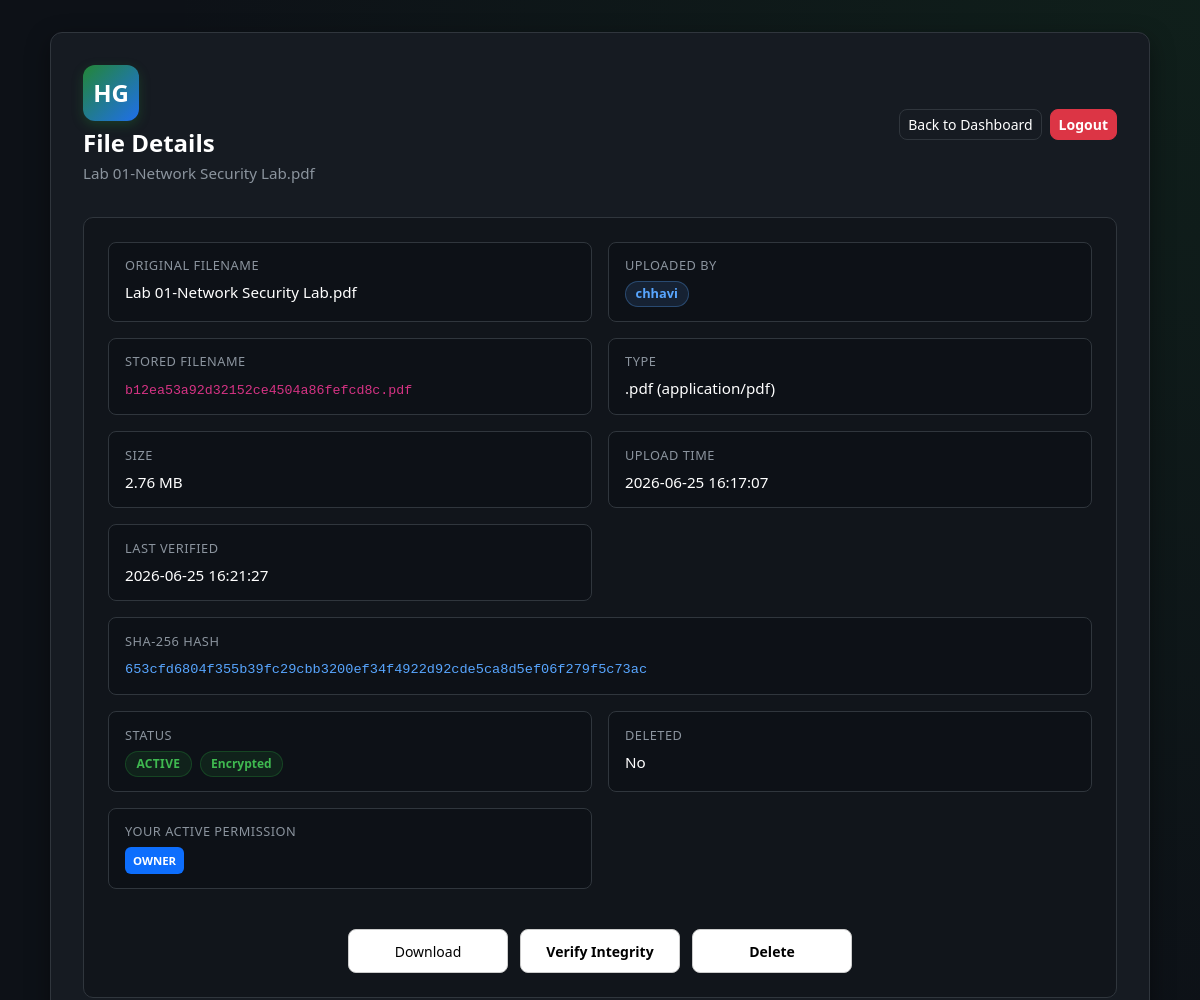
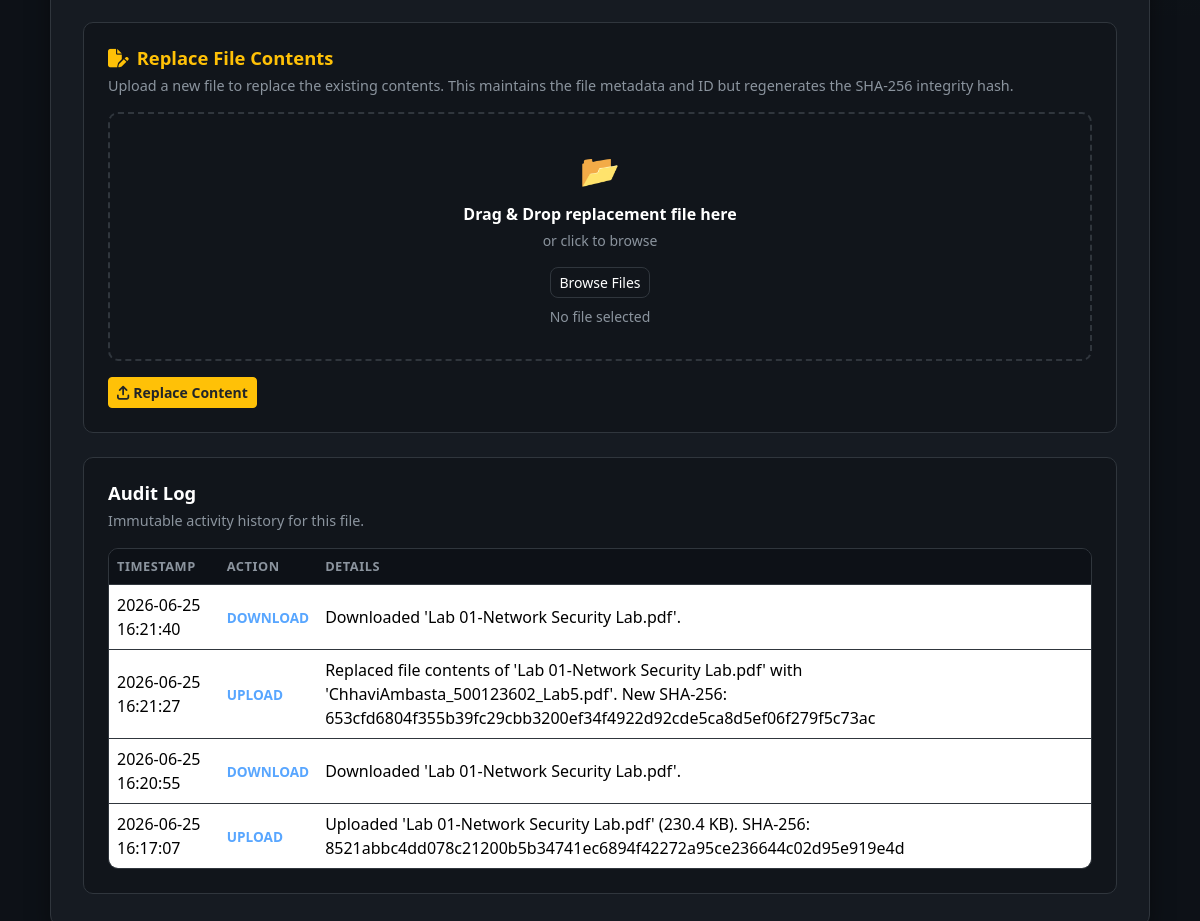
/files/26 (signed in), run on the app's committed database (2 pictures, top to bottom).
### tables this page shows
CREATE TABLE files (
    id INTEGER PRIMARY KEY AUTOINCREMENT,
    owner_id INTEGER NOT NULL,
    original_filename TEXT NOT NULL,
    stored_filename TEXT NOT NULL,
    file_extension TEXT NOT NULL,
    file_size INTEGER NOT NULL,
    mime_type TEXT NOT NULL,
    sha256_hash TEXT NOT NULL,
    upload_time TIMESTAMP DEFAULT CURRENT_TIMESTAMP,
    last_verified TIMESTAMP,
    status TEXT NOT NULL DEFAULT 'ACTIVE',
    is_deleted INTEGER NOT NULL DEFAULT 0, content_hash TEXT,
    FOREIGN KEY (owner_id) REFERENCES users(id)
);

CREATE TABLE users (
    id INTEGER PRIMARY KEY AUTOINCREMENT,
    username TEXT NOT NULL UNIQUE,
    email TEXT NOT NULL UNIQUE,
    password_hash TEXT NOT NULL,
    created_at TIMESTAMP DEFAULT CURRENT_TIMESTAMP
, security_question TEXT NOT NULL DEFAULT 'q1', security_answer_hash TEXT NOT NULL DEFAULT '', email_verified INTEGER NOT NULL DEFAULT 0, last_login TIMESTAMP, account_status TEXT NOT NULL DEFAULT 'ACTIVE', failed_attempts INTEGER NOT NULL DEFAULT 0, locked_until TIMESTAMP);

CREATE TABLE file_audit_logs (
    id INTEGER PRIMARY KEY AUTOINCREMENT,
    file_id INTEGER,
    user_id INTEGER NOT NULL,
    action TEXT NOT NULL,
    timestamp TIMESTAMP DEFAULT CURRENT_TIMESTAMP,
    details TEXT,
    FOREIGN KEY (file_id) REFERENCES files(id),
    FOREIGN KEY (user_id) REFERENCES users(id)
);

### file_routes.py (the view)
    @files_bp.route("/files/<int:file_id>")
    @login_required
    def file_details(file_id):
        conn = get_db_connection()
        try:
            file_record = get_file_by_id(conn, file_id, include_deleted=True)
            if not file_record:
                flash("File not found.", "danger")
                return redirect(url_for("dashboard"))
            if not has_read_permission(conn, file_id, current_user_id()):
                flash("You do not have permission to view this file's details. Request access first.", "warning")
                return redirect(url_for("dashboard"))
            file_record, audit_logs = get_file_audit_logs(conn, file_id)
            role = get_user_file_permission(conn, file_id, current_user_id())
            can_write = has_write_permission(conn, file_id, current_user_id())
        finally:
            conn.close()
        return render_template(
            "file_details.html",
            username=session.get("username"),
            file_record=file_record,
            audit_logs=audit_logs,
            formatted_size=format_file_size(file_record["file_size"]),
            truncated_hash=truncate_hash(file_record["sha256_hash"]),
            is_owner=is_file_owner(file_record, current_user_id()),
            role=role,
            can_write=can_write,
        )

### app.py (called while the page is built)
def get_db_connection():
    conn = sqlite3.connect(DATABASE_PATH)
    conn.row_factory = sqlite3.Row
    return conn

def utc_now():
    return datetime.utcnow()

def login_required(view_func):
    @wraps(view_func)
    def wrapped_view(*args, **kwargs):
        if "user_id" not in session:
            flash("Please log in to access the dashboard.", "warning")
            return redirect(url_for("login"))
        last_activity = session.get("last_activity")
        if last_activity and (utc_now().timestamp() - last_activity) > SESSION_TIMEOUT_SECONDS:
            session.clear()
            flash("Your session has expired due to inactivity. Please log in again.", "warning")
            return redirect(url_for("login"))
        session["last_activity"] = utc_now().timestamp()
        return view_func(*args, **kwargs)
    return wrapped_view

@app.context_processor
def inject_notifications():
    if "user_id" in session:
        conn = get_db_connection()
        try:
            notifications_list = conn.execute(
                """
                SELECT * FROM notifications
                WHERE user_id = ?
                ORDER BY created_at DESC
                LIMIT 8
                """,
                (session["user_id"],),
            ).fetchall()
            unread_count = conn.execute(
                "SELECT COUNT(*) FROM notifications WHERE user_id = ? AND is_read = 0",
                (session["user_id"],),
            ).fetchone()[0]
        finally:
            conn.close()
        return {
            "notifications": notifications_list,
            "unread_notifications_count": unread_count,
        }
    return {
        "notifications": [],
        "unread_notifications_count": 0,
    }

### file_service.py (called while the page is built)
def format_file_size(num_bytes):
    if num_bytes < 1024:
        return f"{num_bytes} B"
    if num_bytes < 1024 * 1024:
        return f"{num_bytes / 1024:.1f} KB"
    if num_bytes < 1024 * 1024 * 1024:
        return f"{num_bytes / (1024 * 1024):.2f} MB"
    return f"{num_bytes / (1024 * 1024 * 1024):.2f} GB"

def truncate_hash(sha256_hash, visible_chars=12):
    if not sha256_hash:
        return ""
    if len(sha256_hash) <= visible_chars:
        return sha256_hash
    return f"{sha256_hash[:visible_chars]}..."

def is_file_owner(file_record, user_id):
    return file_record["owner_id"] == user_id

def has_read_permission(conn, file_id, user_id):
    perm = get_user_file_permission(conn, file_id, user_id)
    return perm in ("OWNER", "READ_ONLY", "READ_WRITE")

### templates/file_details.html (shortened to what this page needs)
<!DOCTYPE html>
<html lang="en">
<head>
    <link href="https://cdn.jsdelivr.net/npm/bootstrap@5.3.3/dist/css/bootstrap.min.css" rel="stylesheet">
    <link rel="stylesheet" href="https://cdnjs.cloudflare.com/ajax/libs/font-awesome/6.4.0/css/all.min.css">
    <link rel="stylesheet" href="{{ url_for('static', filename='css/style.css') }}">
</head>
<body>
    <div class="dashboard-wrapper">
        <div class="container dashboard-container">
            <div class="dashboard-card dashboard-card-wide mx-auto">
                <div class="dashboard-header">
                    <div>
                        <div class="brand-logo mb-2">HG</div>
                        <h1 class="welcome-text">File Details</h1>
                        <p class="welcome-subtext">{{ file_record.original_filename }}</p>
                    </div>
                    <div class="dashboard-actions">
                        <a href="{{ url_for('dashboard') }}" class="btn btn-outline-light btn-sm">Back to Dashboard</a>
                        <a href="{{ url_for('logout') }}" class="btn btn-danger btn-sm">Logout</a>
                    </div>
                </div>
                <section class="dashboard-section">
                    <div class="details-grid">
                        <div class="detail-item">
                            <span class="detail-label">Original Filename</span>
                            <span class="detail-value">{{ file_record.original_filename }}</span>
                        </div>
                        <div class="detail-item">
                            <span class="detail-label">Uploaded By</span>
                            <span class="detail-value"><span class="owner-badge">{{ file_record.owner_username }}</span></span>
                        </div>
                        <div class="detail-item">
                            <span class="detail-label">Stored Filename</span>
                            <span class="detail-value"><code>{{ file_record.stored_filename }}</code></span>
                        </div>
                        <div class="detail-item">
                            <span class="detail-label">Type</span>
                            <span class="detail-value">.{{ file_record.file_extension }} ({{ file_record.mime_type }})</span>
                        </div>
                        <div class="detail-item">
                            <span class="detail-label">Size</span>
                            <span class="detail-value">{{ formatted_size }}</span>
                        </div>
                        <div class="detail-item">
                            <span class="detail-label">Upload Time</span>
                            <span class="detail-value">{{ file_record.upload_time }}</span>
                        </div>
                        <div class="detail-item">
                            <span class="detail-label">Last Verified</span>
                            <span class="detail-value">{{ file_record.last_verified or "Not verified yet" }}</span>
                        </div>
                        <div class="detail-item detail-item-full">
                            <span class="detail-label">SHA-256 Hash</span>
                            <span class="detail-value"><code class="hash-full">{{ file_record.sha256_hash }}</code></span>
                        </div>
                        <div class="detail-item">
                            <span class="detail-label">Status</span>
                            <span class="detail-value">
                                <span class="status-badge status-{{ file_record.status|lower }}">{{ file_record.status }}</span>
                                <span class="encryption-badge ms-1">Encrypted</span>
                            </span>
                        </div>
                        <div class="detail-item">
                            <span class="detail-label">Deleted</span>
                            <span class="detail-value">{{ "Yes" if file_record.is_deleted else "No" }}</span>
                        </div>
                        <div class="detail-item">
                            <span class="detail-label">Your Active Permission</span>
                            <span class="detail-value">
                                <span class="badge {% if role == 'OWNER' %}bg-primary{% elif role == 'READ_WRITE' %}bg-warning text-dark{% else %}bg-info{% endif %} p-2">
                                    {{ role }}
                                </span>
                            </span>
                        </div>
                    </div>
                    <div class="file-actions action-buttons">
                        <a href="{{ url_for('files.download_file', file_id=file_record.id) }}" class="btn btn-outline-light btn-sm">Download</a>
                        <form action="{{ url_for('files.verify_file', file_id=file_record.id) }}" method="POST" class="d-inline">
                            <button type="submit" class="btn btn-primary btn-sm">Verify Integrity</button>
                        </form>
                        {% if is_owner and not file_record.is_deleted %}
                            <form action="{{ url_for('files.delete_file', file_id=file_record.id) }}" method="POST" class="d-inline" onsubmit="return confirm('Soft delete this file?');">
                                <button type="submit" class="btn btn-danger btn-sm">Delete</button>
                            </form>
                        {% endif %}
                    </div>
                </section>
                {% if can_write and not file_record.is_deleted %}
                <section class="dashboard-section mt-4">
                    <h2 class="section-title text-warning"><i class="fa-solid fa-file-pen me-2"></i>Replace File Contents</h2>
                    <p class="section-description">Upload a new file to replace the existing contents. This maintains the file metadata and ID but regenerates the SHA-256 integrity hash.</p>
                    <form action="{{ url_for('files.replace_file', file_id=file_record.id) }}" method="POST" enctype="multipart/form-data" class="mt-3" data-upload-form>
                        <div class="upload-dropzone mb-3" data-dropzone>
                            <div class="upload-dropzone-icon">&#128194;</div>
                            <div class="upload-dropzone-title">Drag & Drop replacement file here</div>
                            <div class="upload-dropzone-subtitle">or click to browse</div>
                            <label for="replace-file-input" class="btn btn-outline-light btn-sm mt-3">Browse Files</label>
                            <div class="selected-file-name mt-2" data-selected-file>No file selected</div>
                        </div>
                        <button type="submit" class="btn btn-warning btn-sm text-dark fw-bold">
                            <i class="fa-solid fa-arrow-up-from-bracket me-1"></i>Replace Content
                        </button>
                    </form>
                </section>
                {% endif %}
                <section class="dashboard-section mt-4">
                    <h2 class="section-title">Audit Log</h2>
                    <p class="section-description">Immutable activity history for this file.</p>
                    {% if audit_logs %}
                        <div class="table-responsive files-table-wrapper mt-3">
                            <table class="table files-table align-middle">
                                <thead>
                                    <tr>
                                        <th>Timestamp</th>
                                        <th>Action</th>
                                        <th>Details</th>
                                    </tr>
                                </thead>
                                <tbody>
                                    {% for log in audit_logs %}
                                        <tr>
                                            <td>{{ log.timestamp }}</td>
                                            <td><span class="audit-action">{{ log.action }}</span></td>
                                            <td>{{ log.details }}</td>
                                        </tr>
                                    {% endfor %}
                                </tbody>
                            </table>
                        </div>
                    {% else %}
                        <div class="empty-state mt-3">
                            <p class="mb-0">No audit entries recorded for this file.</p>
                        </div>
                    {% endif %}
                </section>
            </div>
        </div>
    </div>
</body>
</html>

### data on the page
files: original_filename "Lab 01-Network Security Lab.pdf", stored_filename "b12ea53a92d32152ce4504a86fefcd8c.pdf", file_extension "pdf", mime_type "application/pdf", upload_time "2026-06-25 16:17:07", last_verified "2026-06-25 16:21:27", sha256_hash "653cfd6804f355b39fc29cbb3200ef34f4922d92cde5ca8d5ef06f279f5c73ac", status "ACTIVE", is_deleted "No"
users: owner_username "chhavi"
file_audit_logs: timestamp "2026-06-25 16:21:40", action "DOWNLOAD", details "Downloaded 'Lab 01-Network Security Lab.pdf'."
file_audit_logs: timestamp "2026-06-25 16:21:27", action "UPLOAD", details "Replaced file contents of 'Lab 01-Network Security Lab.pdf' with 'ChhaviAmbasta_500123602_Lab5.pdf'. New SHA-256: 653cfd6804f355b39fc29cbb3200ef34f4922d92cde5ca8d5ef06f279f5c73ac"
file_audit_logs: timestamp "2026-06-25 16:20:55", action "DOWNLOAD", details "Downloaded 'Lab 01-Network Security Lab.pdf'."
file_audit_logs: timestamp "2026-06-25 16:17:07", action "UPLOAD", details "Uploaded 'Lab 01-Network Security Lab.pdf' (230.4 KB). SHA-256: 8521abbc4dd078c21200b5b34741ec6894f42272a95ce236644c02d95e919e4d"

### other printed values
{{ role }} "OWNER"
